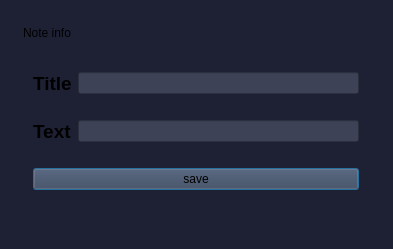
<?xml version="1.0" encoding="UTF-8"?>
<ui version="4.0">
 <class>addnote</class>
 <widget class="QDialog" name="addnote">
  <property name="geometry">
   <rect>
    <x>0</x>
    <y>0</y>
    <width>393</width>
    <height>249</height>
   </rect>
  </property>
  <property name="minimumSize">
   <size>
    <width>393</width>
    <height>249</height>
   </size>
  </property>
  <property name="maximumSize">
   <size>
    <width>393</width>
    <height>249</height>
   </size>
  </property>
  <property name="windowTitle">
   <string>Dialog</string>
  </property>
  <property name="styleSheet">
   <string notr="true">background-color:#1e2134;</string>
  </property>
  <layout class="QHBoxLayout" name="horizontalLayout">
   <item alignment="Qt::AlignmentFlag::AlignHCenter">
    <widget class="QGroupBox" name="groupBox">
     <property name="minimumSize">
      <size>
       <width>350</width>
       <height>200</height>
      </size>
     </property>
     <property name="maximumSize">
      <size>
       <width>350</width>
       <height>200</height>
      </size>
     </property>
     <property name="palette">
      <palette>
       <active>
        <colorrole role="Button">
         <brush brushstyle="SolidPattern">
          <color alpha="255">
           <red>30</red>
           <green>33</green>
           <blue>52</blue>
          </color>
         </brush>
        </colorrole>
        <colorrole role="Base">
         <brush brushstyle="SolidPattern">
          <color alpha="255">
           <red>30</red>
           <green>33</green>
           <blue>52</blue>
          </color>
         </brush>
        </colorrole>
        <colorrole role="Window">
         <brush brushstyle="SolidPattern">
          <color alpha="255">
           <red>30</red>
           <green>33</green>
           <blue>52</blue>
          </color>
         </brush>
        </colorrole>
       </active>
       <inactive>
        <colorrole role="Button">
         <brush brushstyle="SolidPattern">
          <color alpha="255">
           <red>30</red>
           <green>33</green>
           <blue>52</blue>
          </color>
         </brush>
        </colorrole>
        <colorrole role="Base">
         <brush brushstyle="SolidPattern">
          <color alpha="255">
           <red>30</red>
           <green>33</green>
           <blue>52</blue>
          </color>
         </brush>
        </colorrole>
        <colorrole role="Window">
         <brush brushstyle="SolidPattern">
          <color alpha="255">
           <red>30</red>
           <green>33</green>
           <blue>52</blue>
          </color>
         </brush>
        </colorrole>
       </inactive>
       <disabled>
        <colorrole role="Button">
         <brush brushstyle="SolidPattern">
          <color alpha="255">
           <red>30</red>
           <green>33</green>
           <blue>52</blue>
          </color>
         </brush>
        </colorrole>
        <colorrole role="Base">
         <brush brushstyle="SolidPattern">
          <color alpha="255">
           <red>30</red>
           <green>33</green>
           <blue>52</blue>
          </color>
         </brush>
        </colorrole>
        <colorrole role="Window">
         <brush brushstyle="SolidPattern">
          <color alpha="255">
           <red>30</red>
           <green>33</green>
           <blue>52</blue>
          </color>
         </brush>
        </colorrole>
       </disabled>
      </palette>
     </property>
     <property name="styleSheet">
      <string notr="true">QGroupBox {
    background-color: #1e2134;   /* твой цвет */
    border: none;               /* убираем рамку, если не нужна */
}</string>
     </property>
     <property name="title">
      <string>Note info</string>
     </property>
     <layout class="QGridLayout" name="gridLayout">
      <item row="0" column="0">
       <widget class="QLabel" name="shorttxt_label">
        <property name="maximumSize">
         <size>
          <width>70</width>
          <height>70</height>
         </size>
        </property>
        <property name="font">
         <font>
          <family>Arial</family>
          <pointsize>14</pointsize>
          <bold>true</bold>
         </font>
        </property>
        <property name="text">
         <string>Title</string>
        </property>
       </widget>
      </item>
      <item row="0" column="1">
       <widget class="QLineEdit" name="shorttxt_line">
        <property name="styleSheet">
         <string notr="true">background-color:#3d4256;</string>
        </property>
        <property name="maxLength">
         <number>32</number>
        </property>
       </widget>
      </item>
      <item row="1" column="0">
       <widget class="QLabel" name="fulltxt_label">
        <property name="maximumSize">
         <size>
          <width>70</width>
          <height>70</height>
         </size>
        </property>
        <property name="font">
         <font>
          <family>Arial</family>
          <pointsize>14</pointsize>
          <bold>true</bold>
         </font>
        </property>
        <property name="styleSheet">
         <string notr="true">background-color:#1e2134;</string>
        </property>
        <property name="text">
         <string>Text</string>
        </property>
       </widget>
      </item>
      <item row="1" column="1">
       <widget class="QLineEdit" name="fulltxt_line">
        <property name="styleSheet">
         <string notr="true">background-color:#3d4256;</string>
        </property>
        <property name="maxLength">
         <number>32000</number>
        </property>
       </widget>
      </item>
      <item row="2" column="0" colspan="2">
       <widget class="QPushButton" name="save_note_button">
        <property name="styleSheet">
         <string notr="true">background-color:#3d4256;</string>
        </property>
        <property name="text">
         <string>save</string>
        </property>
       </widget>
      </item>
     </layout>
    </widget>
   </item>
  </layout>
 </widget>
 <resources/>
 <connections/>
</ui>
